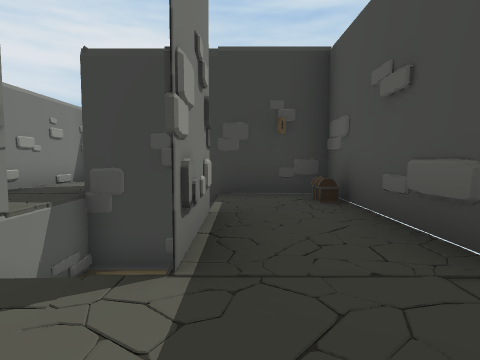
[1] (above)

17 first-person views from a walk through a scene from a Unity 3-D project. The camera is 1.3 m above the floor, tilts 4° down and sees 75° across. Doors are open. The floor is counted in squares, 2 m on a side. Each view is taken from the middle of a square. On the plan, view 1 faces up. The plan holds only what a view shows up to about 10 squares ahead; the rest is blank. The place goes on beyond the plan. The player character is not drawn.

[2]
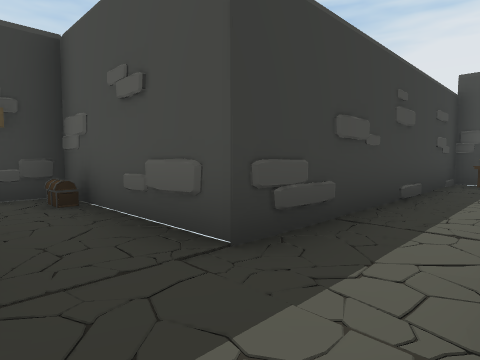

[3]
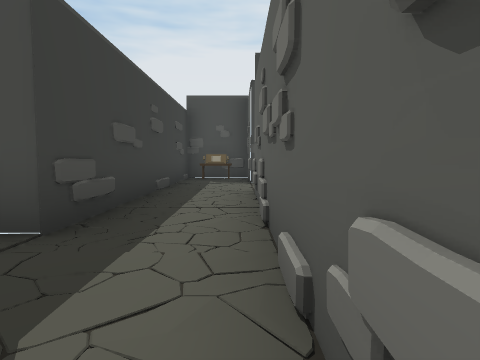

[4]
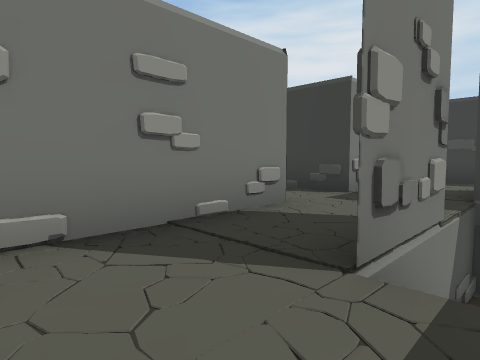

[5]
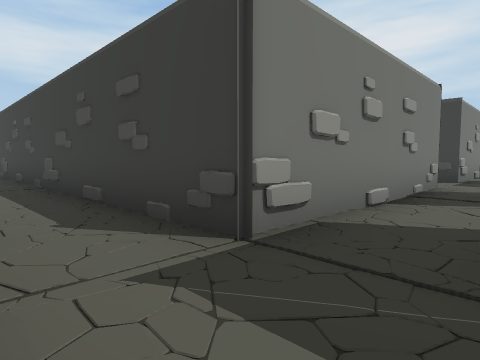

[6]
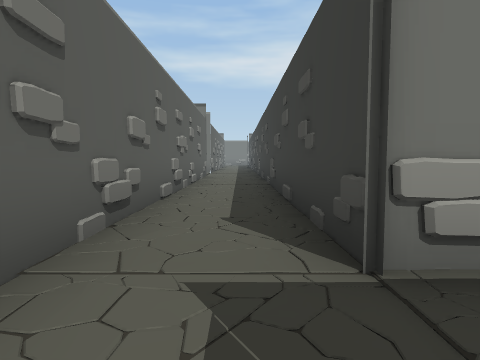

[7]
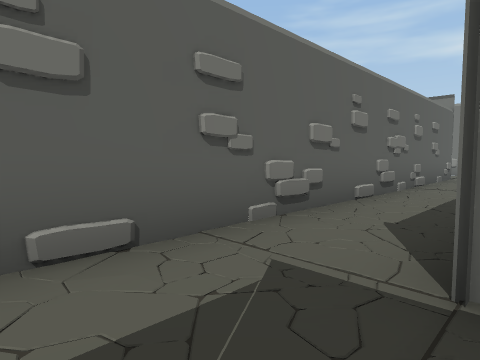

[8]
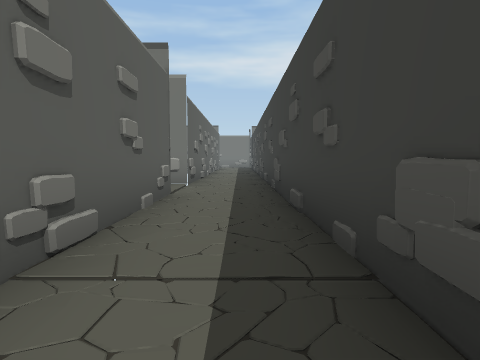

[9]
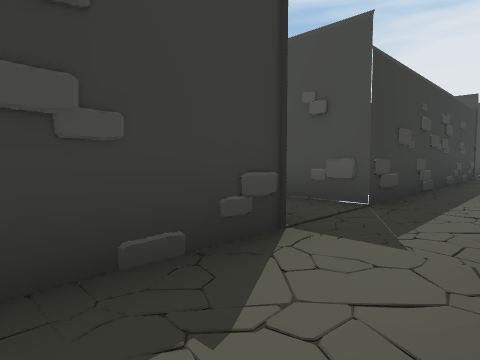

[10]
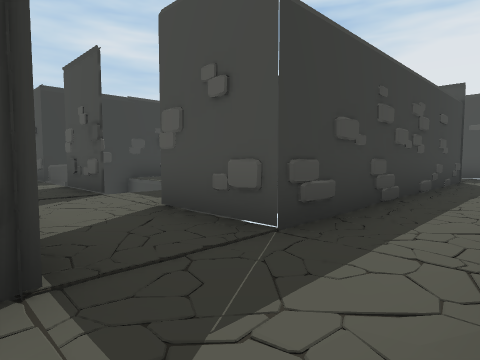

[11]
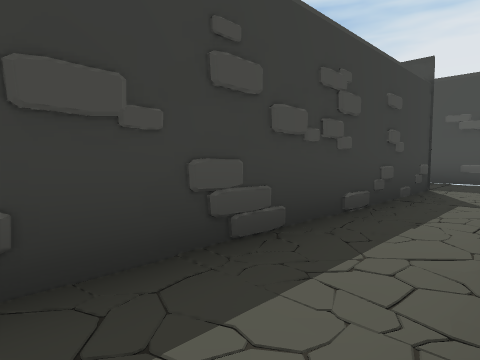

[12]
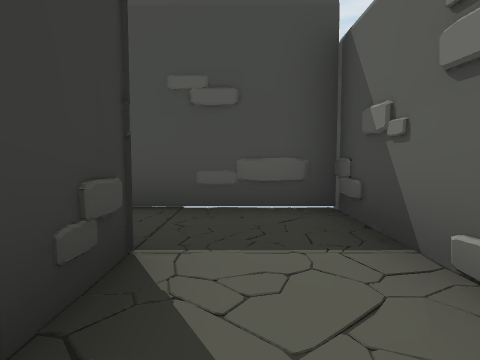

[13]
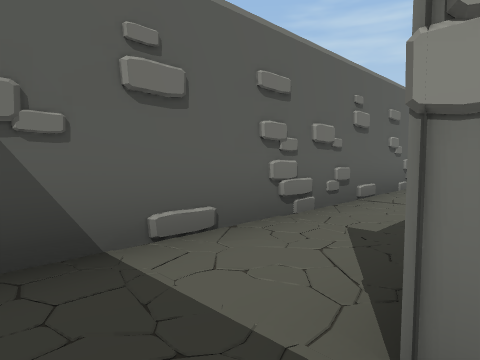

[14]
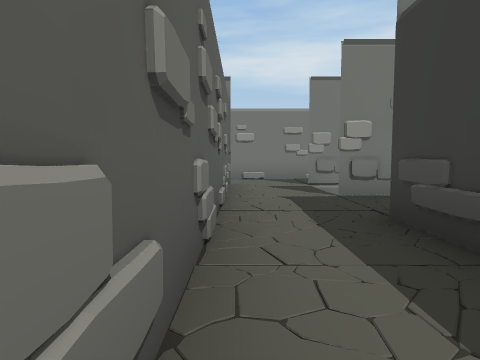

[15]
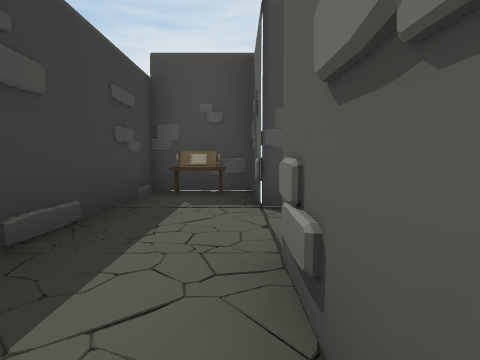

[16]
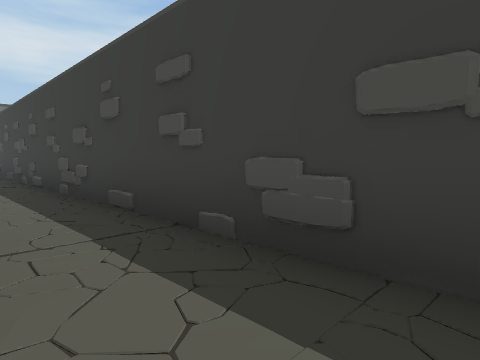

[17]
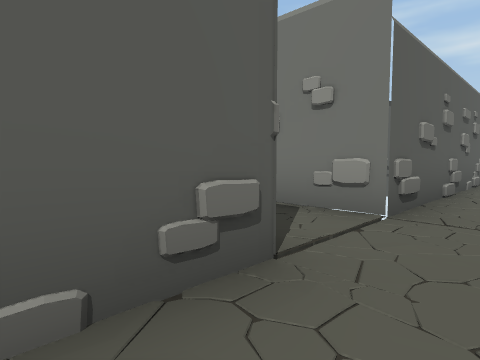

### Floor plan
Key: @ floor where view 1 was taken; # wall or solid block; x gap in a wall; . main floor; - floor 2.75 m lower than the main floor; / step, stairs or slope; D open door; O other object.
Columns run from 20 left of view 1 to 9 right of it. Each row starts with its distance up from view 1.
 10                ###
  9                #..
  8                #..
  7                #..
  6               ##..####
  5               ....#-#
  4                ...  #
  3                #x#  #
  2                #.#//DD########
  1                #.../........O#
  0                #.../@........#
 -1                #..########.###
 -2 ################..########.#
 -3 ...........................#
 -4 #..........................#
 -5 ####..######################
 -6    #

Positions as (right, up) in squares from view 1, and headings:
1: (0, 0), facing up
2: (0, 0), facing up-right
3: (-1, 0), facing right
4: (-2, 0), facing up-left
5: (-3, -4), facing up-left
6: (-3, -3), facing left
7: (-3, -2), facing down-left
8: (-9, -3), facing left
9: (-7, -4), facing up-right
10: (-5, -4), facing up-right
11: (-2, -4), facing up-right
12: (3, -3), facing right
13: (6, -2), facing down-left
14: (5, 0), facing left
15: (3, 0), facing right
16: (-14, -4), facing up-left
17: (-13, -3), facing down-left
